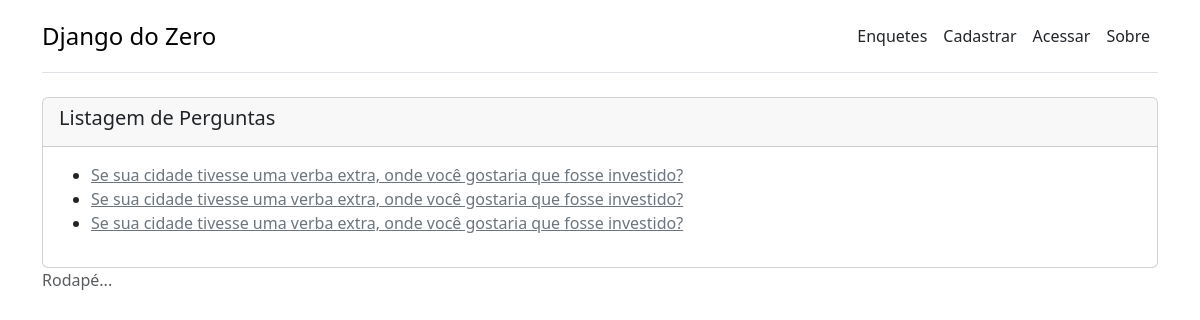
Page /enquete/list/ on the committed database.
### polls/models.py (models this page shows)
class Question(models.Model):
    question_text = models.CharField("Pergunta")
    pub_date = models.DateTimeField("Data de publicação")

### polls/views.py (the view)
# urls.py: path('enquete/list/', views.QuestionListView.as_view(), name='polls_list'),
class QuestionListView(ListView):
    model = Question
    template_name = 'polls/question_list.html'
    context_object_name = 'questions'

### templates/polls/question_list.html
{% extends '_layout1.html' %}
{% block content %}
    <div class="card">
        <div class="card-header">
            <h5 class="card-title">Listagem de Perguntas</h5>
        </div>
        <div class="card-body">
            <ul>
                {% for question in questions %}
                    <li>
                        <a href="{% url 'question_detail' pk=question.id %}" class="link-secondary">
                            {{ question.question_text }}
                        </a>
                    </li>
                {% empty %}
                    <span>Sem perguntas</span>
                {% endfor %}
            </ul>
        </div>
    </div>
{% endblock %}

### rows in the picture
Question: question_text "Se sua cidade tivesse uma verba extra, onde você gostaria que fosse investido?"
Question: question_text "Se sua cidade tivesse uma verba extra, onde você gostaria que fosse investido?"
Question: question_text "Se sua cidade tivesse uma verba extra, onde você gostaria que fosse investido?"
